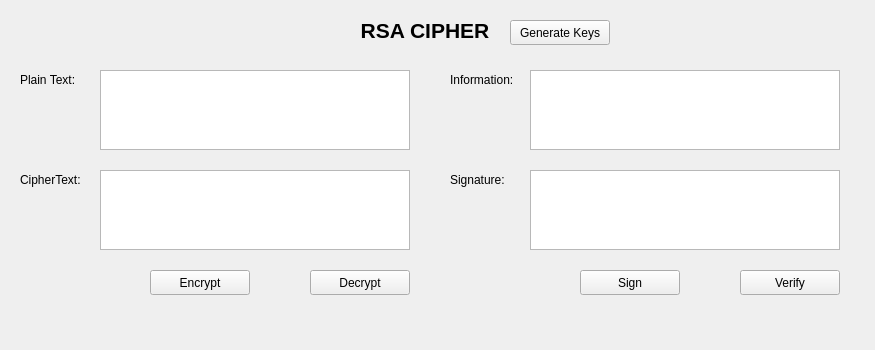
<?xml version="1.0" encoding="UTF-8"?>
<ui version="4.0">
 <class>MainWindow</class>
 <widget class="QMainWindow" name="MainWindow">
  <property name="geometry">
   <rect>
    <x>0</x>
    <y>0</y>
    <width>875</width>
    <height>350</height>
   </rect>
  </property>
  <property name="windowTitle">
   <string>RSA Cipher</string>
  </property>
  <widget class="QWidget" name="centralwidget">
   <widget class="QLabel" name="label_title">
    <property name="geometry">
     <rect>
      <x>350</x>
      <y>10</y>
      <width>150</width>
      <height>40</height>
     </rect>
    </property>
    <property name="font">
     <font>
      <pointsize>16</pointsize>
      <weight>75</weight>
      <bold>true</bold>
     </font>
    </property>
    <property name="text">
     <string>RSA CIPHER</string>
    </property>
    <property name="alignment">
     <set>Qt::AlignCenter</set>
    </property>
   </widget>
   <widget class="QPushButton" name="btn_gen_keys">
    <property name="geometry">
     <rect>
      <x>510</x>
      <y>20</y>
      <width>100</width>
      <height>25</height>
     </rect>
    </property>
    <property name="text">
     <string>Generate Keys</string>
    </property>
   </widget>
   <widget class="QLabel" name="label_plain">
    <property name="geometry">
     <rect>
      <x>20</x>
      <y>70</y>
      <width>70</width>
      <height>20</height>
     </rect>
    </property>
    <property name="text">
     <string>Plain Text:</string>
    </property>
   </widget>
   <widget class="QPlainTextEdit" name="txt_plain_text">
    <property name="geometry">
     <rect>
      <x>100</x>
      <y>70</y>
      <width>310</width>
      <height>80</height>
     </rect>
    </property>
   </widget>
   <widget class="QLabel" name="label_cipher">
    <property name="geometry">
     <rect>
      <x>20</x>
      <y>170</y>
      <width>70</width>
      <height>20</height>
     </rect>
    </property>
    <property name="text">
     <string>CipherText:</string>
    </property>
   </widget>
   <widget class="QPlainTextEdit" name="txt_cipher_text">
    <property name="geometry">
     <rect>
      <x>100</x>
      <y>170</y>
      <width>310</width>
      <height>80</height>
     </rect>
    </property>
   </widget>
   <widget class="QLabel" name="label_info">
    <property name="geometry">
     <rect>
      <x>450</x>
      <y>70</y>
      <width>80</width>
      <height>20</height>
     </rect>
    </property>
    <property name="text">
     <string>Information:</string>
    </property>
   </widget>
   <widget class="QPlainTextEdit" name="txt_info">
    <property name="geometry">
     <rect>
      <x>530</x>
      <y>70</y>
      <width>310</width>
      <height>80</height>
     </rect>
    </property>
   </widget>
   <widget class="QLabel" name="label_sign">
    <property name="geometry">
     <rect>
      <x>450</x>
      <y>170</y>
      <width>70</width>
      <height>20</height>
     </rect>
    </property>
    <property name="text">
     <string>Signature:</string>
    </property>
   </widget>
   <widget class="QPlainTextEdit" name="txt_sign">
    <property name="geometry">
     <rect>
      <x>530</x>
      <y>170</y>
      <width>310</width>
      <height>80</height>
     </rect>
    </property>
   </widget>
   <widget class="QPushButton" name="btn_encrypt">
    <property name="geometry">
     <rect>
      <x>150</x>
      <y>270</y>
      <width>100</width>
      <height>25</height>
     </rect>
    </property>
    <property name="text">
     <string>Encrypt</string>
    </property>
   </widget>
   <widget class="QPushButton" name="btn_decrypt">
    <property name="geometry">
     <rect>
      <x>310</x>
      <y>270</y>
      <width>100</width>
      <height>25</height>
     </rect>
    </property>
    <property name="text">
     <string>Decrypt</string>
    </property>
   </widget>
   <widget class="QPushButton" name="btn_sign">
    <property name="geometry">
     <rect>
      <x>580</x>
      <y>270</y>
      <width>100</width>
      <height>25</height>
     </rect>
    </property>
    <property name="text">
     <string>Sign</string>
    </property>
   </widget>
   <widget class="QPushButton" name="btn_verify">
    <property name="geometry">
     <rect>
      <x>740</x>
      <y>270</y>
      <width>100</width>
      <height>25</height>
     </rect>
    </property>
    <property name="text">
     <string>Verify</string>
    </property>
   </widget>
  </widget>
 </widget>
 <resources/>
 <connections/>
</ui>
